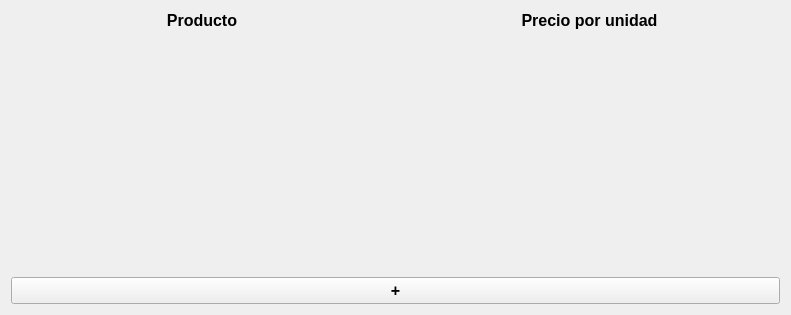
<?xml version="1.0" encoding="UTF-8"?>
<ui version="4.0">
 <class>Form</class>
 <widget class="QWidget" name="Form">
  <property name="geometry">
   <rect>
    <x>0</x>
    <y>0</y>
    <width>791</width>
    <height>315</height>
   </rect>
  </property>
  <property name="windowTitle">
   <string>Productos</string>
  </property>
  <layout class="QGridLayout" name="gridLayout">
   <item row="0" column="1">
    <widget class="QLabel" name="label_2">
     <property name="font">
      <font>
       <pointsize>12</pointsize>
       <bold>true</bold>
      </font>
     </property>
     <property name="text">
      <string>Precio por unidad</string>
     </property>
     <property name="alignment">
      <set>Qt::AlignmentFlag::AlignCenter</set>
     </property>
    </widget>
   </item>
   <item row="0" column="0">
    <widget class="QLabel" name="label">
     <property name="font">
      <font>
       <pointsize>12</pointsize>
       <bold>true</bold>
      </font>
     </property>
     <property name="text">
      <string>Producto</string>
     </property>
     <property name="alignment">
      <set>Qt::AlignmentFlag::AlignCenter</set>
     </property>
    </widget>
   </item>
   <item row="1" column="0" colspan="2">
    <widget class="QScrollArea" name="scrollArea">
     <property name="frameShape">
      <enum>QFrame::Shape::NoFrame</enum>
     </property>
     <property name="widgetResizable">
      <bool>true</bool>
     </property>
     <widget class="QWidget" name="scrollAreaWidgetContents">
      <property name="geometry">
       <rect>
        <x>0</x>
        <y>0</y>
        <width>773</width>
        <height>235</height>
       </rect>
      </property>
      <layout class="QVBoxLayout" name="verticalLayout">
       <item>
        <spacer name="verticalSpacer">
         <property name="orientation">
          <enum>Qt::Orientation::Vertical</enum>
         </property>
         <property name="sizeHint" stdset="0">
          <size>
           <width>20</width>
           <height>40</height>
          </size>
         </property>
        </spacer>
       </item>
      </layout>
     </widget>
    </widget>
   </item>
   <item row="2" column="0" colspan="2">
    <widget class="QPushButton" name="btnNew">
     <property name="font">
      <font>
       <pointsize>12</pointsize>
       <bold>true</bold>
      </font>
     </property>
     <property name="text">
      <string>+</string>
     </property>
    </widget>
   </item>
  </layout>
 </widget>
 <resources/>
 <connections/>
</ui>
